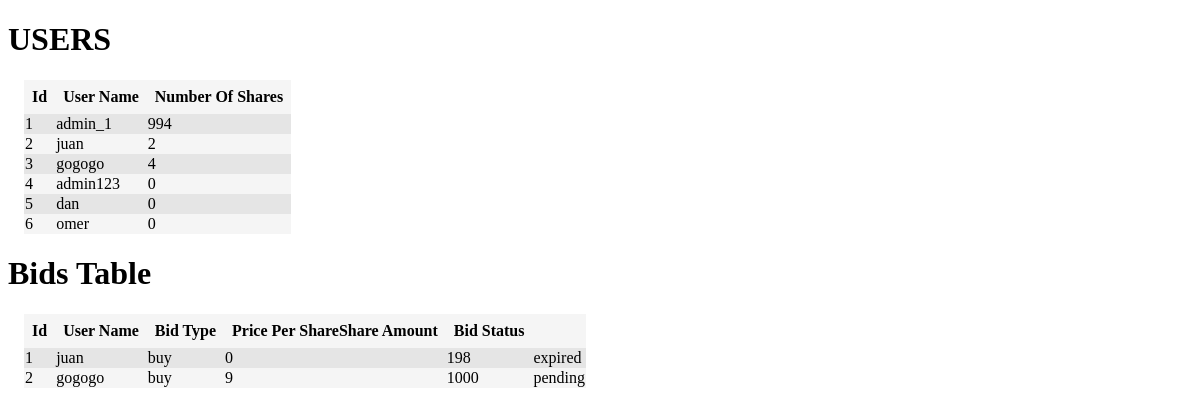
Before: /admin_dashboard with the older database file.
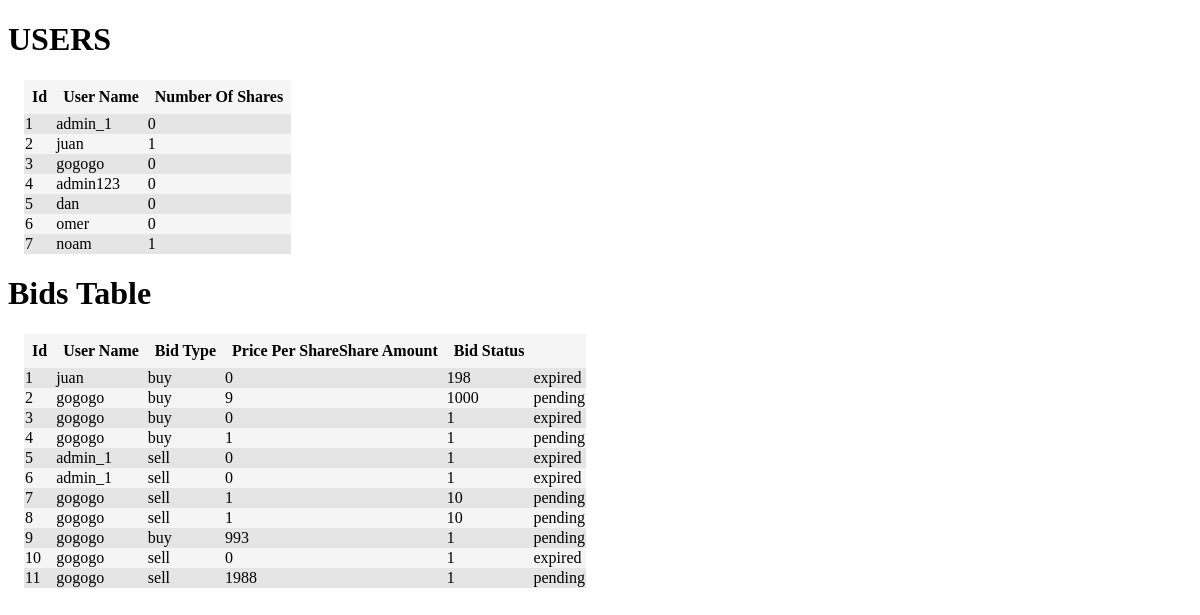
After: the same page with the newer database file.
### app.py (models this page shows, shortened)
class Users(db.Model):
    id = db.Column(db.Integer, primary_key=True)
    user_name = db.Column(db.String(80), unique=True, nullable=False)
    number_of_shares = db.Column(db.Integer())

class TradeBids(db.Model):
    id = db.Column(db.Integer, primary_key=True)
    bid_type = db.Column(db.String(80), nullable=False)
    price_per_share = db.Column(db.Integer())
    share_amount = db.Column(db.Integer())
    trader_name = db.Column(db.String(80), nullable=False)
    bid_status = db.Column(db.String(80), nullable=False)

### app.py (the view)
@app.route('/admin_dashboard')
def admin_dashboard():
    headings = ('Id', 'User Name', 'Bid Type', 'Price Per Share' 'Share Amount', 'Bid Status')
    data = TradeBids.query.all()
    users_headings = ('Id', 'User Name', 'Number Of Shares')
    users_data = Users.query.all()
    return render_template('admin_dashboard.html', headings=headings, data=data, users_headings=users_headings,
                           users_data=users_data)

### templates/admin_dashboard.html (shortened to what this page needs)
<!DOCTYPE html>
<html lang="en">
<head>
    <link rel="stylesheet" href="/static/styles.css"/>
</head>
<body>
<h1>USERS</h1>
<table class="table">
    <tr class="table__header">
        {% for header in users_headings %}
            <th class="table__cell">{{ header }}</th>
        {% endfor %}
    </tr>
    {% for row in users_data %}
        <tr class="table__row">
            <td class="table_cell">{{ row.id }}</td>
            <td class="table_cell">{{ row.user_name }}</td>
            <td class="table_cell">{{ row.number_of_shares }}</td>
        </tr>
    {% endfor %}
</table>
<h1>Bids Table</h1>
<table class="table">
    <tr class="table__header">
        {% for header in headings %}
            <th class="table__cell">{{ header }}</th>
        {% endfor %}
    </tr>
    {% for row in data %}
        <tr class="table__row">
            <td class="table_cell">{{ row.id }}</td>
            <td class="table_cell">{{ row.trader_name }}</td>
            <td class="table_cell">{{ row.bid_type }}</td>
            <td class="table_cell">{{ row.share_amount }}</td>
            <td class="table_cell">{{ row.price_per_share }}</td>
            <td class="table_cell">{{ row.bid_status }}</td>
        </tr>
    {% endfor %}
</table>
</body>
</html>

### static/styles.css (style rules this page uses)
.table { border-spacing: 0; margin: 1rem; background-color: #f5f5f5; }
.table__row:nth-child(even) { background-color: #e5e5e5; }
.table__header { text-align: left; }
.table__cell { text-align: center; padding: 8px; }

Changed rows visible on the page:
changed Users "admin_1": number_of_shares "994" → "0"
changed Users "juan": number_of_shares "2" → "1"
changed Users "gogogo": number_of_shares "4" → "0"
added Users: id "7", user_name "noam", number_of_shares "1"
added TradeBids: id "3", trader_name "gogogo", bid_type "buy", share_amount "0", price_per_share "1", bid_status "expired"
added TradeBids: id "4", trader_name "gogogo", bid_type "buy", share_amount "1", price_per_share "1", bid_status "pending"
added TradeBids: id "5", trader_name "admin_1", bid_type "sell", share_amount "0", price_per_share "1", bid_status "expired"
added TradeBids: id "6", trader_name "admin_1", bid_type "sell", share_amount "0", price_per_share "1", bid_status "expired"
added TradeBids: id "7", trader_name "gogogo", bid_type "sell", share_amount "1", price_per_share "10", bid_status "pending"
added TradeBids: id "8", trader_name "gogogo", bid_type "sell", share_amount "1", price_per_share "10", bid_status "pending"
added TradeBids: id "9", trader_name "gogogo", bid_type "buy", share_amount "993", price_per_share "1", bid_status "pending"
added TradeBids: id "10", trader_name "gogogo", bid_type "sell", share_amount "0", price_per_share "1", bid_status "expired"
added TradeBids: id "11", trader_name "gogogo", bid_type "sell", share_amount "1988", price_per_share "1", bid_status "pending"
